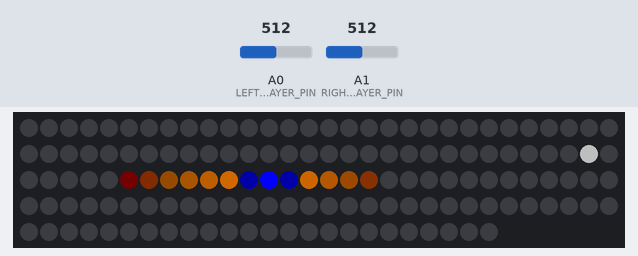
Bench run of a sketch on a simulated Arduino Uno, built with avr-gcc and run on an emulated ATmega328P. Parts: 144 RGB LEDs in strip order, left to right, continuing on the next row. The inputs (shaded band) are chosen by the test bench; at power-on: A1 (RIGHT_PLAYER_PIN) = 512, A0 (LEFT_PLAYER_PIN) = 512. Random numbers use the default seed unless the sketch sets one; what the sketch prints to the serial monitor is not drawn.

Above: at 1.06 s.

The sketch:

Twisty.ino
```cpp
#include "twisty.h"

void setup() {
  Serial.begin(9600);
  pinMode(LEFT_PLAYER_PIN,INPUT);
  pinMode(RIGHT_PLAYER_PIN, INPUT);
  FastLED.addLeds<NEOPIXEL, DATA_PIN>(leds, NUM_LEDS);
  randomSeed(analogRead(A0));
  frameCount = 0;
  gameState = start;
}

void loop() {

  switch (gameState) {
    case start:
      gameStart();
      break;
    case win:
      pointScored();
      break;
    case play:
      if (millis() > lastDrawMillis + 1000/30) { // 30 fps LED update
        frameCount < 30 ? frameCount++ : frameCount = 0;
        gameUpdate();
        lastDrawMillis = millis();
      }
      break;
    default:
      break;
  }
}


void gameStart(void) {
  velocity = 0;
  gameState = play;
  leftPlayer.reset(NUM_LEDS/2 - 1);
  rightPlayer.reset(NUM_LEDS/2 + 1);

  // Configure goal (but don't show it yet!)
  goal.reset(NUM_LEDS, points, GOAL_TIME);

  // Draw target
  targetPixel = NUM_LEDS/2;
  leds[(int)targetPixel] = CHSV(HUE_BLUE, 255, 255);
  FastLED.show();

  Serial.println("game start complete");
}

void pointScored( void ) {

  points++;
  for( int j=0; j<points; j++ ) {
    for( int i =0; i<NUM_LEDS; i++ ) {
      leds[i] = CHSV(HUE_GREEN, 255, 100);
    }
    FastLED.show();
    delay(300);

    clearDisplay();

    Serial.println( "point scored!" );
    delay(300);
  }

  gameState = start;

}

// Turn off all LEDS
void clearDisplay() {
  for (int i = 0; i < NUM_LEDS; i++) {
    leds[i] = CRGB(0,0,0);
  }
  FastLED.show();
}
```

goal.cpp
```cpp
#include "goal.h"

/* private */
/* public */
// To be called once per frame
void Goal::update() {
  if (lifeRemaining == 0) {
    return;
  }

  // If time is running out (more than half of the frames have been spent, OR less than 2 second remaining), start flashing!
  if (lifeRemaining / (float)initialLife < 0.5 || lifeRemaining < 60) {
    flashFrames++;
    if( lifeRemaining > 30 ) {
      if (flashFrames > 3) {
        flashFrames = 0;
        visible = !visible;
      }
    }
    else {
        if (flashFrames > 1) {
        flashFrames = 0;
        visible = !visible;
      }
    }

  }

  lifeRemaining--;
}

// Resets position and lifetime based on the value of points and GOAL_TIME
void Goal::reset(int numLEDS, int points, int goalTime) {
  int maxSpawnDistance = min(numLEDS/2-1, 10 + (points*5));

  if (rand() % 2 == 0) {
    pos = numLEDS/2 + 5 + random(0, 100)/100.0 * maxSpawnDistance;
  } else {
    pos = numLEDS/2 - 5 - random(0, 100)/100.0 * maxSpawnDistance;
  }

  lifeRemaining = initialLife = goalTime;
  visible = true;
}

bool Goal::isDead() {
  return lifeRemaining <= 0;
}

uint8_t Goal::getColor() {
  return visible ? onColor : offColor;
}
```

goal.h
```cpp
#ifndef goal_h
#define goal_h

#include "Arduino.h"

class Goal {
  private:
  public:
  int pos;
  int framesOver = 0;
  int initialLife, lifeRemaining; // How long will this goal exist, measured in frames
  int flashFrames = 0;
  bool visible = true;
  uint8_t onColor = 80;
  uint8_t offColor = 0;

  // constructor
  Goal(int newPos, int lifetime) : pos(newPos), initialLife(lifetime), lifeRemaining(lifetime) { }

  void update();
  void reset(int numLEDS, int points, int goalTime); // Resets position and lifetime based on the value of points and GOAL_TIME
  bool isDead();

  uint8_t getColor();
};

#endif
```

ledUpdate.ino
```cpp
void ledUpdate() {

  int midPixel = (int)targetPixel;

  //begin by blanking all LEDs
  fill_solid( leds, NUM_LEDS, CRGB::Black);

  //draw the "spaceship"
  leds[midPixel-1] = CHSV(HUE_BLUE, 255, 100);
  leds[midPixel] = CHSV(HUE_BLUE, 255, 255);
  leds[midPixel+1] = CHSV(HUE_BLUE, 255, 100);

  //if input is above threshold, draw scaled-length tail
  if( leftPlayer.normalizedForce > 0.05 ) {
    tail( -1, midPixel, leftPlayer.normalizedForce );
  }
  if( rightPlayer.normalizedForce > 0.05 ) {
    tail( 1, midPixel, rightPlayer.normalizedForce );
  }

  //draw the "mouse" pixel
  uint8_t goalColor = goal.getColor();
  leds[goal.pos] = CRGB(goalColor, goalColor, goalColor);

  FastLED.show();
}

void tail (int multiplier, int center, float inputScale) {  //renders thrust tail
  static float tailMax = 12;
  float tailLength = tailMax * inputScale;
  int thisLength = (int)tailLength;
  int fadeValue = 255 / thisLength; // smooth HSV fade to zero

 //increasing frequency and decreasing brightness for tail
  for( int i=thisLength; i>0; i-- ) {
      int pixelIndex = center+(multiplier*(i+1));
      // clamp for end of row
      pixelIndex = max(pixelIndex, 0);
      pixelIndex = min(pixelIndex, NUM_LEDS-1);

      leds[pixelIndex] = CHSV(HUE_ORANGE, 255, 255-(fadeValue*i));
  }
}
```

player.cpp
```cpp
#include "player.h"

/* private */
/* public */

// Unset min and max Flex while simultaneously setting a new position
void Player::reset(int newPos) {
  dotPosition = newPos;
}

// Given a raw sensor reading (sensorValue), what is the actual "force" that this player is generating?
// Normalized to [0 .. 1]
void Player::setNormalizedForce(int sensorValue) {

  float sensorFloat = float( sensorValue );
  normalizedForce = sensorFloat / 1023;

}
```

player.h
```cpp
#ifndef player_h
#define player_h

#include "Arduino.h"

class Player {
  private:
  public:

    float normalizedForce = 0;
    int dotPosition;
    int maxSamples;
    int maxSampleCount;

    // constructor
    Player( int dotPos ) : dotPosition( dotPos ) { }

    // Unset min and max Flex while simultaneously setting a new position
    void reset(int newPos);

    // Given a raw sensor reading (sensorValue), what is the actual "force" that this player is generating?
    // Normalized to [0 .. 1]
    void setNormalizedForce(int sensorValue);

};

#endif
```

playerUpdate.ino
```cpp
// Flashes the number of points the player has in the middle of the LEDs.
// Not async, will block.
void showPoints(char hue) {
  fill_solid( leds, NUM_LEDS, CRGB::Black);

  int startPos = (NUM_LEDS / 2) - points;

  for (int j = 0; j < 5; j++) {
    // Draw points separated by 1 pixel each
    for (int i = startPos; i < startPos + (points * 2); i+=2) {
      leds[i] = CHSV(HUE_RED, 255, 100);
    }
    FastLED.show();
    delay(300);
  }
}

void gameUpdate( void ) {
  float leftValue = analogRead(LEFT_PLAYER_PIN) + random(-20,20);
  leftPlayer.setNormalizedForce(leftValue);
  velocity = velocity + ((thrustMax * leftPlayer.normalizedForce) * .033);

  float rightValue = analogRead(RIGHT_PLAYER_PIN) + random(-20,20);
  rightPlayer.setNormalizedForce(rightValue);
  velocity = velocity - ((thrustMax * rightPlayer.normalizedForce) * .033);

  targetPixel = targetPixel + ( velocity / 30 );

  // test for going off either end, and reset if so
  if( (int)targetPixel >= NUM_LEDS-2 || targetPixel <= 0 ) {
    Serial.println( "off the end" );
    gameState = start;
  }

  // test for successful 'catch'
  if( (int)targetPixel >= goal.pos-1 && (int)targetPixel <= goal.pos+1 ) {
    framesAtTarget++;
    if( framesAtTarget > TARGET_FRAMES + (points * 2) ) {
      gameState = win;
      framesAtTarget = 0;
    }
  }
  else {
    framesAtTarget = 0;
  }

  goal.update();

  // GAME OVER
  if (goal.isDead()) {
    showPoints(HUE_RED);

    // Reset game
    points = 0;
    gameState = start;
  }

  ledUpdate();
}
```

twisty.h
```cpp
#include "FastLED.h"
#include "player.h"
#include "goal.h"

#define NUM_LEDS 144
#define DATA_PIN 7
#define LEFT_PLAYER_PIN A0
#define RIGHT_PLAYER_PIN A1
#define TARGET_FRAMES 5
#define GOAL_TIME 200

CRGB leds[NUM_LEDS];

double targetPixel;
long lastDrawMillis;
int frameCount;
int points=0;

enum gameStates { start, play, win };
gameStates gameState;

double velocity;
static double thrustMax = 4;

uint16_t framesAtTarget;
//int goalPixel;
Goal goal(0, GOAL_TIME);

Player leftPlayer(NUM_LEDS/2 - 1);
Player rightPlayer(NUM_LEDS/2 + 1);

int leftSensorRead;
int rightSensorRead;
```
